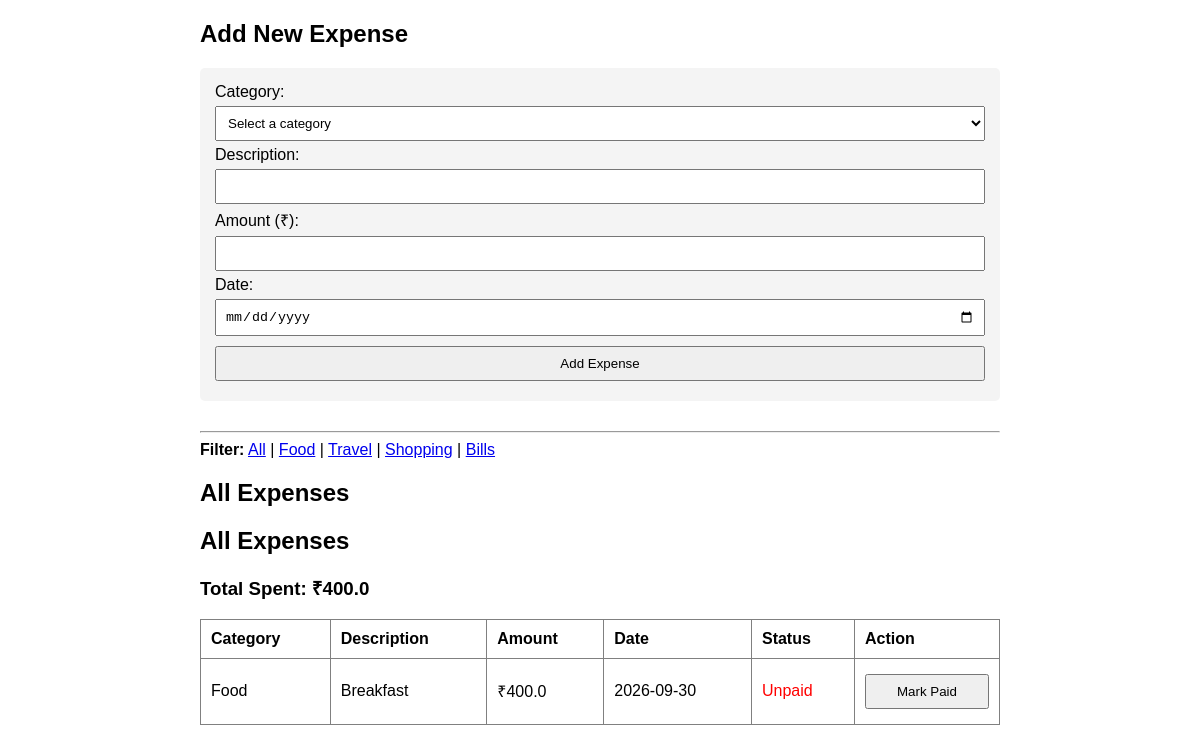
Before: / with the older database file.
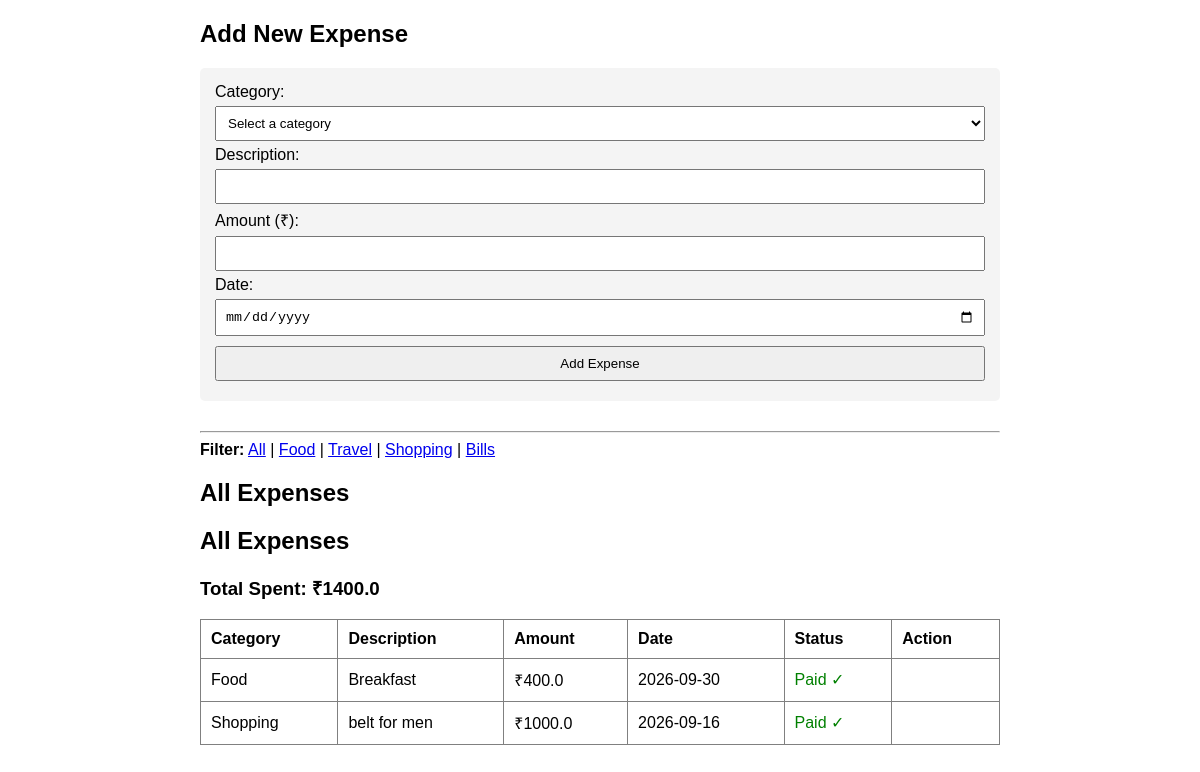
After: the same page with the newer database file.
### tables this page shows
CREATE TABLE expenses (
            id INTEGER PRIMARY KEY AUTOINCREMENT,
            category TEXT NOT NULL,
            description TEXT NOT NULL,
            amount REAL NOT NULL,
            date TEXT NOT NULL,
            paid INTEGER NOT NULL DEFAULT 0
        );

### app.py (the view)
@app.route('/')
def index():
    error = request.args.get('error')
    conn = get_db_connection()
    expenses = conn.execute('SELECT * FROM expenses ORDER BY date DESC').fetchall()
    total_row = conn.execute('SELECT SUM(amount) as total FROM expenses').fetchone()
    total = total_row['total'] if total_row['total'] else 0.0
    conn.close()
    return render_template('index.html', expenses=expenses, total=total, error=error)

### app.py (called while the page is built)
def get_db_connection():
    conn = sqlite3.connect('expenses.db')
    conn.row_factory = sqlite3.Row
    return conn

### templates/index.html (shortened to what this page needs)
<!DOCTYPE html>
<html>
<head>
</head>
<body>
    <h2>Add New Expense</h2>
    <form action="/add" method="POST">
        <label>Category:</label>
        <select name="category" required>
            <option value="">Select a category</option>
        </select>
        <label>Description:</label>
        <input type="text" name="description" required>
        <label>Amount (₹):</label>
        <input type="number" step="0.01" name="amount" required>
        <label>Date:</label>
        <input type="date" name="date" required>
        <button type="submit">Add Expense</button>
    </form>
<hr>
<div style="margin-bottom: 20px;">
        <strong>Filter:</strong>
        <a href="/">All</a> |
        <a href="/category/Food">Food</a> |
        <a href="/category/Travel">Travel</a> |
        <a href="/category/Shopping">Shopping</a> |
        <a href="/category/Bills">Bills</a>
    </div>
    <h2>{% if current_category %}{{ current_category }} Expenses{% else %}All Expenses{% endif %}</h2>
    <h2>All Expenses</h2>
    <h3>Total Spent: ₹{{ total }}</h3>
    <table border="1" width="100%" cellpadding="10" style="border-collapse: collapse; text-align: left;">
        <tr>
            <th>Category</th>
            <th>Description</th>
            <th>Amount</th>
            <th>Date</th>
            <th>Status</th>
            <th>Action</th>
        </tr>
        {% for exp in expenses %}
        <tr>
            <td>{{ exp['category'] }}</td>
            <td>{{ exp['description'] }}</td>
            <td>₹{{ exp['amount'] }}</td>
            <td>{{ exp['date'] }}</td>
            <td>
                {% if exp['paid'] == 1 %}
                    <span style="color: green;">Paid ✓</span>
                {% else %}
                    <span style="color: red;">Unpaid</span>
                {% endif %}
            </td>
            <td>
                {% if exp['paid'] == 0 %}
                    <a href="/paid/{{ exp['id'] }}"><button>Mark Paid</button></a>
                {% endif %}
            </td>
        </tr>
        {% else %}
        <tr><td colspan="6">No expenses found.</td></tr>
        {% endfor %}
    </table>
</body>
</html>

### templates/index.html (style rules this page uses)
body { font-family: Arial, sans-serif; max-width: 800px; margin: 20px auto; }
form { margin-bottom: 30px; padding: 15px; background: #f4f4f4; border-radius: 5px; }
input, select, button { margin: 5px 0; padding: 8px; width: 100%; box-sizing: border-box; }

Changed rows visible on the page:
changed expenses "Food": paid "Unpaid Mark Paid" → "Paid ✓"
added expenses: category "Shopping", description "belt for men", amount "1000.0", date "2026-09-16", paid "Paid ✓"
Other visible differences:
{{ total }}: "400.0" → "1400.0"
